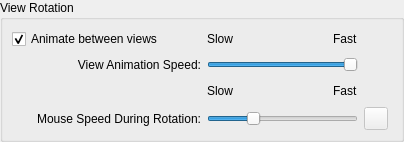
        <widget class="QGroupBox" name="groupBox8" >
         <property name="title" >
          <string>View Rotation</string>
         </property>
         <layout class="QGridLayout" >
          <property name="margin" >
           <number>9</number>
          </property>
          <property name="spacing" >
           <number>6</number>
          </property>
          <item row="1" column="0" >
           <widget class="QLabel" name="textLabel1_5" >
            <property name="sizePolicy" >
             <sizepolicy>
              <hsizetype>1</hsizetype>
              <vsizetype>5</vsizetype>
              <horstretch>0</horstretch>
              <verstretch>0</verstretch>
             </sizepolicy>
            </property>
            <property name="text" >
             <string>View Animation Speed:</string>
            </property>
            <property name="scaledContents" >
             <bool>false</bool>
            </property>
            <property name="alignment" >
             <set>Qt::AlignRight|Qt::AlignTrailing|Qt::AlignVCenter</set>
            </property>
           </widget>
          </item>
          <item row="2" column="0" >
           <spacer>
            <property name="orientation" >
             <enum>Qt::Horizontal</enum>
            </property>
            <property name="sizeType" >
             <enum>QSizePolicy::Expanding</enum>
            </property>
            <property name="sizeHint" >
             <size>
              <width>189</width>
              <height>20</height>
             </size>
            </property>
           </spacer>
          </item>
          <item row="3" column="0" >
           <widget class="QLabel" name="rotationSensitivity_txtlbl" >
            <property name="text" >
             <string>Mouse Speed During Rotation:</string>
            </property>
            <property name="alignment" >
             <set>Qt::AlignRight|Qt::AlignTrailing|Qt::AlignVCenter</set>
            </property>
            <property name="buddy" >
             <cstring>mouseSpeedDuringRotation_slider</cstring>
            </property>
           </widget>
          </item>
          <item row="0" column="3" >
           <widget class="QLabel" name="textLabel3_4" >
            <property name="text" >
             <string>Fast</string>
            </property>
           </widget>
          </item>
          <item row="0" column="4" >
           <spacer>
            <property name="orientation" >
             <enum>Qt::Horizontal</enum>
            </property>
            <property name="sizeType" >
             <enum>QSizePolicy::Expanding</enum>
            </property>
            <property name="sizeHint" >
             <size>
              <width>27</width>
              <height>20</height>
             </size>
            </property>
           </spacer>
          </item>
          <item row="0" column="2" >
           <spacer>
            <property name="orientation" >
             <enum>Qt::Horizontal</enum>
            </property>
            <property name="sizeType" >
             <enum>QSizePolicy::Expanding</enum>
            </property>
            <property name="sizeHint" >
             <size>
              <width>88</width>
              <height>20</height>
             </size>
            </property>
           </spacer>
          </item>
          <item row="0" column="1" >
           <widget class="QLabel" name="textLabel2_3" >
            <property name="text" >
             <string>Slow</string>
            </property>
           </widget>
          </item>
          <item row="1" column="1" colspan="3" >
           <widget class="QSlider" name="animation_speed_slider" >
            <property name="toolTip" >
             <string>View Animation Speed</string>
            </property>
            <property name="minimum" >
             <number>-300</number>
            </property>
            <property name="maximum" >
             <number>-25</number>
            </property>
            <property name="orientation" >
             <enum>Qt::Horizontal</enum>
            </property>
           </widget>
          </item>
          <item row="1" column="4" >
           <spacer>
            <property name="orientation" >
             <enum>Qt::Horizontal</enum>
            </property>
            <property name="sizeType" >
             <enum>QSizePolicy::Expanding</enum>
            </property>
            <property name="sizeHint" >
             <size>
              <width>27</width>
              <height>20</height>
             </size>
            </property>
           </spacer>
          </item>
          <item row="3" column="1" colspan="3" >
           <widget class="QSlider" name="mouseSpeedDuringRotation_slider" >
            <property name="minimum" >
             <number>30</number>
            </property>
            <property name="maximum" >
             <number>100</number>
            </property>
            <property name="value" >
             <number>50</number>
            </property>
            <property name="orientation" >
             <enum>Qt::Horizontal</enum>
            </property>
           </widget>
          </item>
          <item row="2" column="2" >
           <spacer>
            <property name="orientation" >
             <enum>Qt::Horizontal</enum>
            </property>
            <property name="sizeType" >
             <enum>QSizePolicy::Expanding</enum>
            </property>
            <property name="sizeHint" >
             <size>
              <width>87</width>
              <height>20</height>
             </size>
            </property>
           </spacer>
          </item>
          <item row="2" column="3" >
           <widget class="QLabel" name="textLabel3_4_2" >
            <property name="text" >
             <string>Fast</string>
            </property>
           </widget>
          </item>
          <item row="3" column="4" >
           <widget class="QToolButton" name="resetMouseSpeedDuringRotation_btn" >
            <property name="enabled" >
             <bool>false</bool>
            </property>
            <property name="toolTip" >
             <string>Restore default value</string>
            </property>
            <property name="text" >
             <string/>
            </property>
            <property name="icon" >
             <iconset>../../:icons/UserPrefsDialog_image0</iconset>
            </property>
           </widget>
          </item>
          <item row="2" column="1" >
           <widget class="QLabel" name="textLabel2_3_2" >
            <property name="text" >
             <string>Slow</string>
            </property>
           </widget>
          </item>
          <item row="2" column="4" >
           <spacer>
            <property name="orientation" >
             <enum>Qt::Horizontal</enum>
            </property>
            <property name="sizeType" >
             <enum>QSizePolicy::Expanding</enum>
            </property>
            <property name="sizeHint" >
             <size>
              <width>28</width>
              <height>16</height>
             </size>
            </property>
           </spacer>
          </item>
          <item row="0" column="0" >
           <widget class="QCheckBox" name="animate_views_checkbox" >
            <property name="toolTip" >
             <string>Enable/disable animation between current view and a new view</string>
            </property>
            <property name="text" >
             <string>Animate between views</string>
            </property>
            <property name="checked" >
             <bool>true</bool>
            </property>
           </widget>
          </item>
         </layout>
        </widget>
